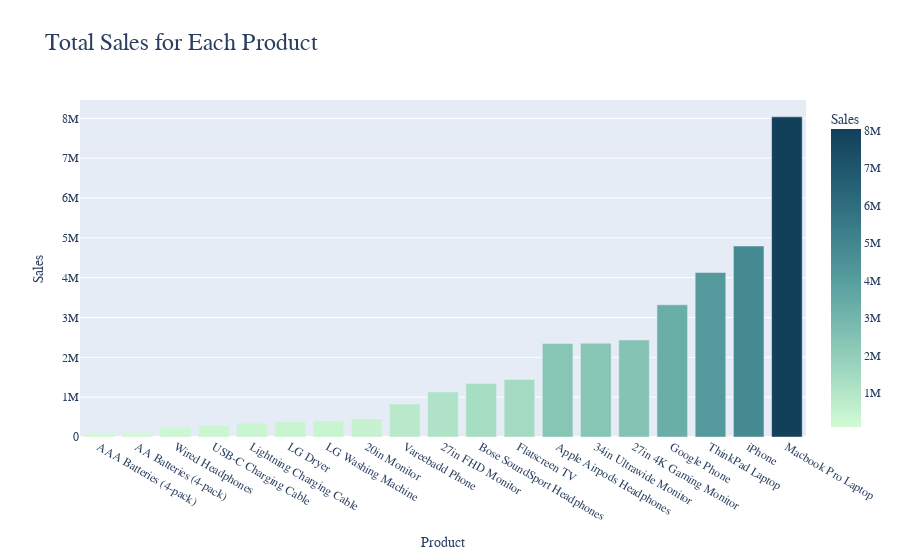

Here is the notebook cell this chart was saved with:
### Markdown cell above
## 2. Which product generates the highest revenue?

### Code cell
best_product = maindf.groupby('Product')
sales = best_product['Sales'].sum()
product_data = sales.reset_index()
product_data = product_data.sort_values('Sales', ascending=True)


fig = px.bar(product_data,
             x='Product',
             y='Sales',  
             orientation='v', 
             title='Total Sales for Each Product',
             color='Sales', 
             color_continuous_scale='darkmint',
             labels={'Sales': 'Sales', 'Product': 'Product'})


fig.update_layout(
    title_font_size=24,
    font_family="Arial Black",
    xaxis_title="Product",
    yaxis_title="Sales",
    xaxis_tickfont_size=12,
    yaxis_tickfont_size=12,
    bargap=0.2
)

fig.show()
fig.write_html("product_sales_bar.html")

### Figure 1 — Plotly figure (JSON) as saved in the notebook; plotly's stock layout.template omitted (floating-point values rounded to 4 significant figures)
{"data": [{"alignmentgroup": "True", "hovertemplate": "Product=%{x}<br>Sales=%{marker.color}<extra></extra>", "legendgroup": "", "marker": {"color": [92740.0, 106100.0, 246500.0, 286500.0, 347100.0, 387600, 399600, 454100.0, 827200, 1132000.0, 1346000.0, 1445700, 2349150, 2356000.0, 2435000.0, 3319200, 4130000.0, 4794300, 8037600], "coloraxis": "coloraxis", "pattern": {"shape": ""}}, "name": "", "offsetgroup": "", "orientation": "v", "showlegend": false, "textposition": "auto", "type": "bar", "x": ["AAA Batteries (4-pack)", "AA Batteries (4-pack)", "Wired Headphones", "USB-C Charging Cable", "Lightning Charging Cable", "LG Dryer", "LG Washing Machine", "20in Monitor", "Vareebadd Phone", "27in FHD Monitor", "Bose SoundSport Headphones", "Flatscreen TV", "Apple Airpods Headphones", "34in Ultrawide Monitor", "27in 4K Gaming Monitor", "Google Phone", "ThinkPad Laptop", "iPhone", "Macbook Pro Laptop"], "xaxis": "x", "y": [92740.0, 106100.0, 246500.0, 286500.0, 347100.0, 387600, 399600, 454100.0, 827200, 1132000.0, 1346000.0, 1445700, 2349150, 2356000.0, 2435000.0, 3319200, 4130000.0, 4794300, 8037600], "yaxis": "y"}], "layout": {"bargap": 0.2, "barmode": "relative", "coloraxis": {"colorbar": {"title": {"text": "Sales"}}, "colorscale": [[0, "rgb(210, 251, 212)"], [0.1667, "rgb(165, 219, 194)"], [0.3333, "rgb(123, 188, 176)"], [0.5, "rgb(85, 156, 158)"], [0.6667, "rgb(58, 124, 137)"], [0.8333, "rgb(35, 93, 114)"], [1, "rgb(18, 63, 90)"]]}, "font": {"family": "Arial Black"}, "legend": {"tracegroupgap": 0}, "title": {"font": {"size": 24}, "text": "Total Sales for Each Product"}, "xaxis": {"anchor": "y", "domain": [0, 1], "tickfont": {"size": 12}, "title": {"text": "Product"}}, "yaxis": {"anchor": "x", "domain": [0, 1], "tickfont": {"size": 12}, "title": {"text": "Sales"}}}}
